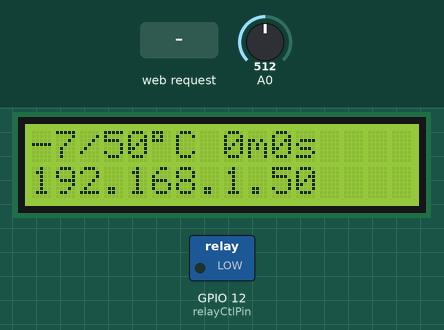
This sketch was run on a simulated ESP8266 (NodeMCU). On the bench: 16×2 character LCD, switched loads named in the sketch (green lamp = pin HIGH). The inputs (shaded band) are chosen by the test bench; at power-on: A0 = 512. WiFi joins after 1.5 s; servers stay silent unless stated; what the sketch prints to the serial monitor is not drawn.

Above: at 2.7 s.
2.8 s: HTTP request GET /get?turnOff=1 received
At 4.0 s:
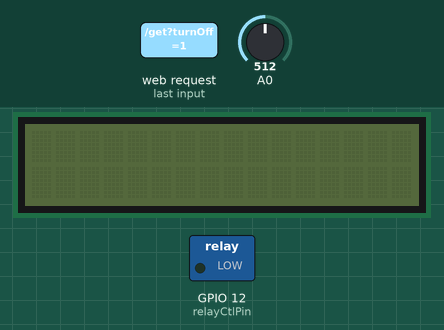
4.3 s: HTTP request GET /get?turnOn=1 received
At 4.7 s:
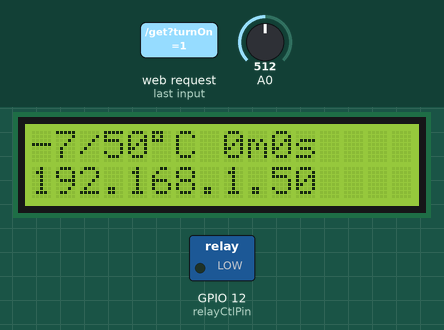
7.3 s: A0 set to 716
At 8.3 s:
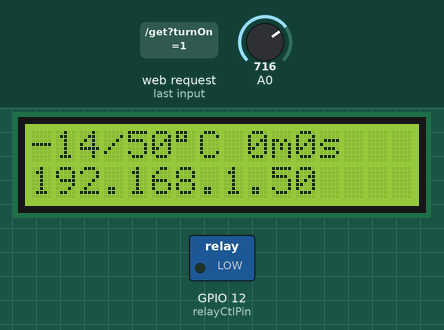
10.0 s: A0 set to 900
At 11.4 s:
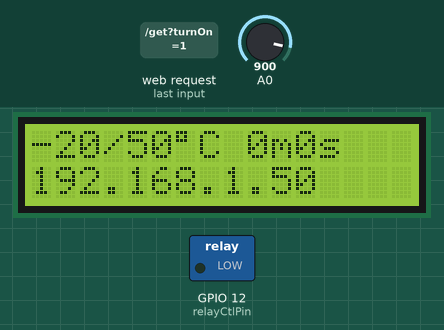
13.0 s: A0 set to 1023
At 14.6 s:
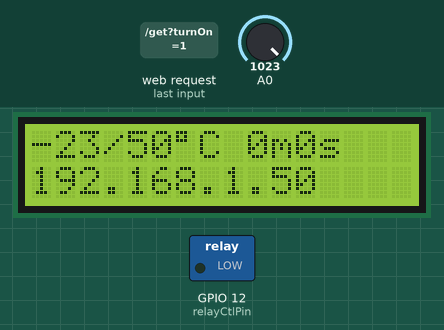
16.0 s: HTTP request GET /get?turnOff=0 received
At 16.7 s:
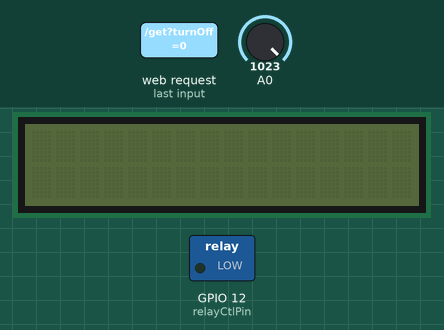
Timing chart, 0 to 18.5 s (numbered marks = the images above; inputs shaded):
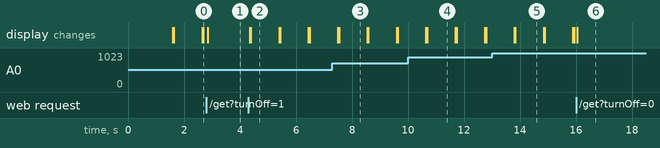

Measured:
- after the input at 2.8 s, the display: changes after 0.05 s (image 1)
- after the input at 4.3 s, the display: first changes after 0.05 s (image 2 shows a later state)
- after the input at 7.3 s, the display: first differs from a run without the input after 0.24 s (image 3)
- after the input at 10.0 s, the display: first differs from a run without the input after 0.69 s (image 4)
- after the input at 13.0 s, the display: first differs from a run without the input after 0.84 s (image 5)
- after the input at 16.0 s, the display: changes after 0.05 s (image 6)
- what the display in image 2 shows lasts 1.0 s, from 4.4 s to 5.4 s

The sketch:

cooker.ino
```cpp
#include <math.h>
#include "setting.h"
#include "display.h"
//#include <Arduino.h>
#include <ESP8266WiFi.h>
#include <ESPAsyncTCP.h>
#include <ESPAsyncWebServer.h>
#include "webPage.h"
#include <DNSServer.h>

AsyncWebServer server(80);
// DNS server
const byte DNS_PORT = 53;
IPAddress apIP(10, 10, 10, 1);
DNSServer dnsServer;

int AnalogRead() {
  int val = 0;
  for(int i = 0; i < 20; i++) {
    val += analogRead(A0);
    delay(1);
  }
  val = val / 20;
  return val;
}

double Thermister(int val) {
  double V_NTC = (double)val / 1024;
  double R_NTC = (2.7 * RS * V_NTC) / (Vcc - V_NTC);
  R_NTC = log(R_NTC);
  double Temp = 1 / (0.001129148 + (0.000234125 + (0.0000000876741 * R_NTC * R_NTC ))* R_NTC );
  Temp = Temp - 273.15;
  return Temp;
}

void Greeting() {
  displayText("Love You!", 3, 0);
  displayText("Have a nice day <3", 0, 1);
}

void setup() {
  displayInit();
  Greeting();
  Serial.begin(115200);
  pinMode(relayCtlPin, OUTPUT);
  isRunning = true;

  // Connect to wifi
  WiFi.mode(WIFI_STA);
  WiFi.begin(ssid, password);

  int retry = 100;
  while ( retry >= 0 ) {
    if ( WiFi.status() == WL_CONNECTED ) break;
    delay ( 500 );
    Serial.print ( "." );
    retry--;
  }
  Serial.println();
  Serial.print("IP Address: ");
  Serial.println(WiFi.localIP());
  accessIp = WiFi.localIP().toString();


  // Local
  WiFi.mode(WIFI_AP);
  WiFi.softAPConfig(apIP, apIP, IPAddress(255, 255, 255, 0));
  WiFi.softAP(host_ssid);
  dnsServer.start(DNS_PORT, "*", apIP);

  // Send web page with input fields to client
  server.on("/", HTTP_GET, [](AsyncWebServerRequest *request){
    int remainingSec = timeSleep * 60 - runningTime;
    request->send(200, "text/html", getPage(currentTemp, desireTemp, remainingSec));
  });

  server.on("/get", HTTP_GET, [] (AsyncWebServerRequest *request) {
    // Setting SSID
    if (request->hasParam("inputWifiSsid") && request->hasParam("inputWifiPass")) {
      ssid = request->getParam("inputWifiSsid")->value().c_str();
      password = request->getParam("inputWifiPass")->value().c_str();
      setup();
    }

    // Setting temperature
    else if (request->hasParam("inputDesireTemperature")) {
      desireTemp = ( request->getParam("inputDesireTemperature")->value() ).toInt();
      Serial.println(desireTemp);
    }

    // Setting timer
    else if (request->hasParam("inputTimerHour") && request->hasParam("inputTimerMin")) {
      runningTime = 0;
      timeSleep = ( request->getParam("inputTimerHour")->value() ).toInt() * 60 + ( request->getParam("inputTimerMin")->value() ).toInt();
    }

    //Turn on
    else if(request->hasParam("turnOn")) {
      runningTime = 0;
      displayTurnLightOn();
      timeSleep = 0;
      desireTemp = 50;
      digitalWrite(relayCtlPin, LOW);
      isRunning = true;
    }

    // Turn Off
    else if(request->hasParam("turnOff")) {
      runningTime = 0;
      timeSleep = 0;
      digitalWrite(relayCtlPin, LOW);
      displayTurnOff();
      displayClear();
      isRunning = false;
    }

    int remainingSec = timeSleep * 60 - runningTime;
    request->send(200, "text/html", getPage(currentTemp, desireTemp, remainingSec));
  });

//  server.onNotFound(notFound) ;
  server.onNotFound([](AsyncWebServerRequest *request){
    int remainingSec = timeSleep * 60 - runningTime;
    request->send(200, "text/html", getPage(currentTemp, desireTemp, remainingSec));
  });
  server.begin();

}

void loop() {
  dnsServer.processNextRequest();
  if(isRunning) {
    displayClear();
    currentTemp = (int)Thermister(AnalogRead());
    int remainingSec = timeSleep * 60 - runningTime;
    // Remaining time is over 1h
    if( remainingSec > 3600) {
      int remainingTimeInHour = (int)( remainingSec / 3600 );
      int remainingTimeInMin  = (int)( (int)( remainingSec % 3600 ) / 60 + 1);
      String displayTextWrite = String(currentTemp) + "/" + String(desireTemp) + "\337C " + String(remainingTimeInHour) + "h" + String(remainingTimeInMin) + "m";
      displayText(displayTextWrite, 0, 0);
    } else {
      int remainingTimeInMin = (int)( remainingSec / 60 );
      int remainingTimeInSec  = (int)( remainingSec % 60 );
      String displayTextWrite = String(currentTemp) + "/" + String(desireTemp) + "\337C " + String(remainingTimeInMin) + "m" + String(remainingTimeInSec) + "s";
      displayText(displayTextWrite, 0, 0);
    }

    // Display IP
    displayText( accessIp, 0, 1);

    // Check running time
    if(runningTime < timeSleep * 60) {
      if (currentTemp < desireTemp) {
        digitalWrite(relayCtlPin, HIGH);
        displayTurnLightOn();
      } else {
        digitalWrite(relayCtlPin, LOW);
      }
      runningTime++;
    } else {
      digitalWrite(relayCtlPin, LOW);
    }
    delay(1000);
  }
}
```

display.cpp
```cpp
#include "setting.h"
#include "display.h"

#include <LiquidCrystal_I2C.h>

// set LCD address, number of columns and rows
LiquidCrystal_I2C lcd(0x27, lcdColumns, lcdRows);

void displayInit() {
  lcd.init();
  lcd.backlight();
}

void displayText(String text, int row, int col) {
  lcd.setCursor(row, col);
  lcd.print(text);
}

void displayClear() {
  lcd.clear();
}

void displayTurnOff() {
  lcd.clear();
  lcd.noBacklight();
}

void displayTurnLightOn() {
  lcd.backlight();
}
```

display.h
```cpp
#ifndef _DISPLAY_H
#define _DISPLAY_H
#include <LiquidCrystal_I2C.h>

void displayInit();
void displayText(String text, int row, int col);
void displayClear();
void displayTurnOff();
void displayTurnLightOn();

#endif
```

setting.cpp
```cpp
#include "setting.h"
#include <LiquidCrystal_I2C.h>

// set the LCD number of columns and rows
int lcdColumns = 16;
int lcdRows = 2;

unsigned int RS = 100000;
double Vcc = 3.3;

int desireTemp = 50;
int timeSleep = 0;
int currentTemp = 0;
int runningTime = 0;

const int relayCtlPin = 12; // D5

const char* ssid = "TANG 1";
const char* password = "0973387991";

const char* host_ssid = "Happy Cooker";
const char* host_password = "12345678";

String accessIp = "";
bool isRunning = false;
```

setting.h
```cpp
#ifndef _SETTING_H
#define _SETTING_H

#include <LiquidCrystal_I2C.h>

// set the LCD number of columns and rows
extern int lcdColumns;
extern int lcdRows;

extern unsigned int RS;
extern double Vcc;

extern int desireTemp;
extern int timeSleep;
extern int currentTemp;
extern int runningMode;
extern int runningTime;

extern const int relayCtlPin;

extern const char* ssid;
extern const char* password;

extern const char* host_ssid;
extern const char* host_password;

extern String accessIp;
extern bool isRunning;

#endif
```

webPage.cpp
```cpp
#include "setting.h"
#include "webPage.h"
#include <Arduino.h>

String getPage(int currentTemp, int desireTemp, int remainingInSec) {
  String page = "<!DOCTYPE HTML><html><head>";
  page += "<title>Happy cook</title>";
  page += "<meta name='viewport' content='width=device-width' initial-scale=1>";
  page += "<style> body { background-color: #fffff; font-family: Arial, Helvetica, Sans-Serif; Color: #000088; text-align: center; }</style>";
  page += "<style> body2 { background-color: #fffff; font-family: Georgia, Times, Serif; Color: #000088; text-align: center; }</style>";
  page += "<style> button { background-color: #195B6A; border: none; color: white; padding: 20px;";
  page += "text-decoration: none; font-size: 30px; margin: 2px; cursor: pointer;}";
  page += ".button3 { background-color: #f70e0a; border: none; color: white; padding: 20px;";
  page += ".button2 {background-color: #77878A;}</style></head>";
  page += "<body><h1>Happy cook</h1>";

  page += "<br>";
  page += "<h3> Information </h3>";
  page += "<h4 style='text-align: center; color: black;' > Current temperature: " + String(currentTemp) + "&#8451 </h4>";
  page += "<h4 style='text-align: center; color: black;' > Desire temperature: " + String(desireTemp) + "&#8451 </h4>";
  if(remainingInSec > 3600 ) {
    page += "<h4 style='text-align: center; color: black;' > Remaning time: " + String(remainingInSec / 3600) + "h " + String(remainingInSec % 3600 / 60 + 1) + "m" + "</h4>";
  } else {
    page += "<h4 style='text-align: center; color: black;' > Remaning time: " + String(remainingInSec / 60) + "m " + String(remainingInSec % 60) + "s" + "</h4>";
  }

  page += "<br>";
  page += "<h3> Settings </h3>";

  page += "<form action='/get' style='text-align: center;'>";
  page += "WIFI SSID: <input type='text' name='inputWifiSsid'><br>";
  page += "WIFI Password: <input type='password' name='inputWifiPass'>";
  page += "<input type='submit' value='Set'>";
  page += "</form><br>";

  page += "<form action='/get' style='text-align: center;'>";
  page += "Desire Temperature: <input type='number' name='inputDesireTemperature' min='0' max='120'>";
  page += "<input type='submit' value='Set'>";
  page += "</form><br>";

  page += "<form action='/get' style='text-align: center;'>";
  page += "Timer: <input type='number' name='inputTimerHour' min='0' max='48'> h";
  page += "<input type='number' name='inputTimerMin' min='0' max='59'> m";
  page += "<input type='submit' value='Set'>";
  page += "</form><br>";

  page += "<form action='/get' style='text-align: center;'>";
  page += "<input type='submit' name='turnOn' value='Turn On'>";
  page += "</form><br>";

  page += "<form action='/get' style='text-align: center;'>";
  page += "<input type='submit' name='turnOff' value='Turn Off'>";
  page += "</form><br>";

  page += "</body></html>";

  page += "<h2> Have a nice day </h2>";
  return (page);
}
```

webPage.h
```cpp
#ifndef WEB_PAGE_H
#define WEB_PAGE_H
#include <Arduino.h>

String getPage(int currentTemp, int desireTemp, int remainingInSec);
//const char* getPageTest();
#endif
```
